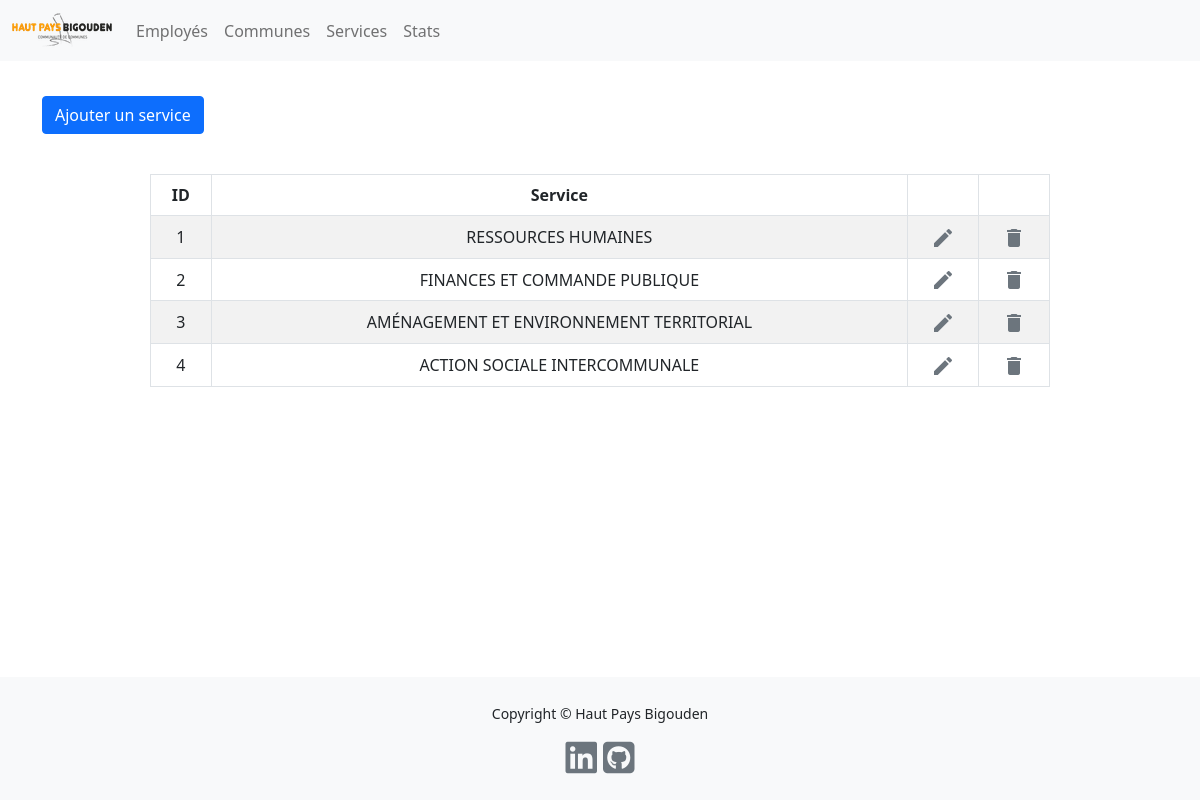
The app's page /service/, older data.
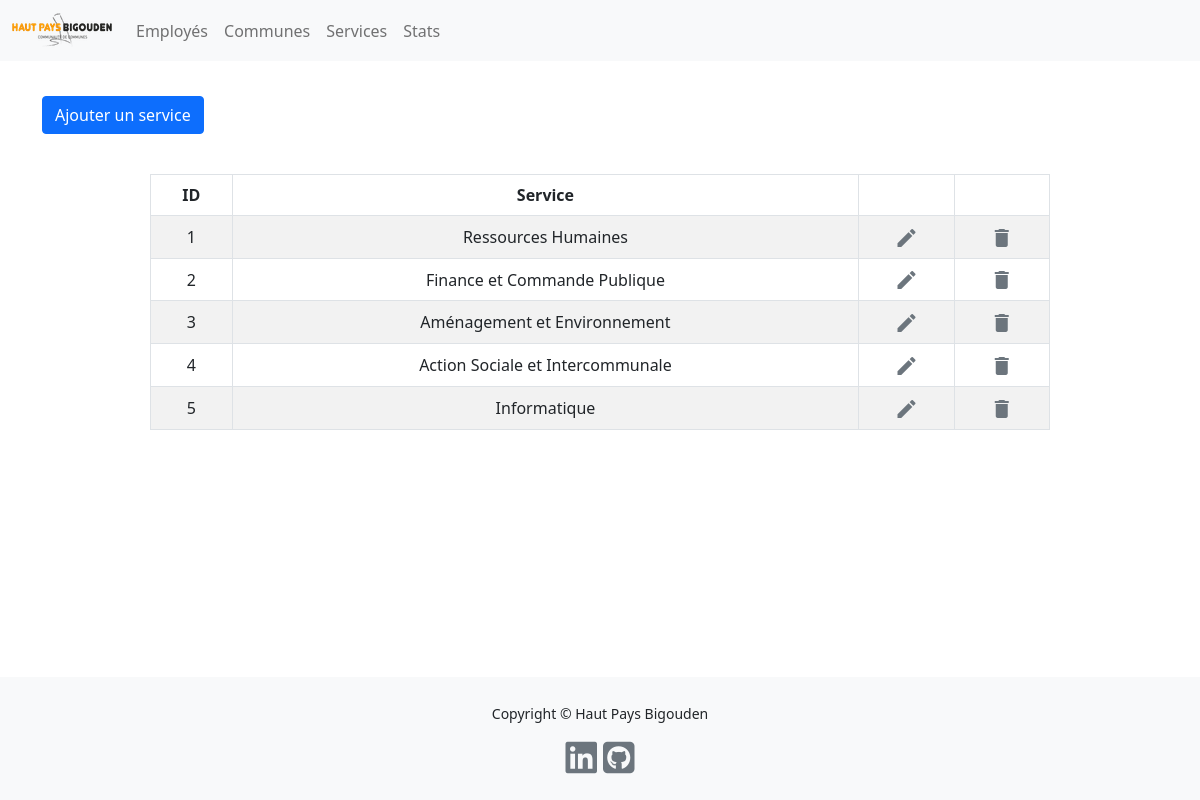
The same page, newer data.
### tables this page shows
CREATE TABLE Service (serviceId INTEGER PRIMARY KEY,nom VARCHAR(50));

### routes/service.py (the view)
@service.route('/')
def index():
    services = lire_services()
    return render_template("service.index.html", services=services)

### db/src/dataBase.py (called while the page is built)
def r_requete(requete,remplacement=()):
    con = sql.connect(db)
    cur = con.cursor()
    cur.execute(requete,remplacement)
    return cur.fetchall()

### db/src/requests.py (called while the page is built)
def lire_all(table:str):
    return r_requete(f"SELECT * FROM {table}")

def lire_services(): return lire_all("Service")

### templates/service.index.html (shortened to what this page needs)
{% extends "template.html" %}
{% block content %}
<a href="{{ url_for('service.add') }}" class="btn btn-primary">Ajouter un service</a>
<table class="table table-striped table-bordered mx-auto" style="max-width: 900px;margin-top: 5vh;">
    <thead>
    <tr>
        <th scope="col" class="text-center">ID</th>
        <th scope="col" class="text-center">Service</th>
        <th scope="col"></th>
        <th scope="col"></th>
    </tr>
    </thead>
    <tbody>
        {%for service in services%}
        <tr>
            <td class="text-center align-middle"> {{ service[0] }} </td>
            <td class="text-center align-middle"> {{ service[1] }} </td>
            <td class="text-center">
                <a href="{{ url_for('service.update', id=service[0]) }}">
                    <span class="material-icons align-middle text-secondary" >
                    </span>
                </a>
            </td>
            <td class="text-center">
                <a href="{{ url_for('service.delete', id=service[0]) }}">
                    <span class="material-icons align-middle text-secondary" >
                    </span>
                </a>
            </td>
        </tr>
        {%endfor%}
    </tbody>
</table>
{% endblock %}

### templates/template.html (shortened to what this page needs)
<!DOCTYPE html>
<html>
    <head>
        <link rel="stylesheet" type="text/css" href="{{ url_for('static',filename='style/main.css') }}">
        <link href="https://cdn.jsdelivr.net/npm/bootstrap@5.0.2/dist/css/bootstrap.min.css" rel="stylesheet">
        <link rel="stylesheet" href="https://cdn.jsdelivr.net/npm/bootstrap-select@1.14.0-beta2/dist/css/bootstrap-select.min.css">
        <link href="https://cdn.jsdelivr.net/gh/Eonasdan/tempus-dominus@master/dist/css/tempus-dominus.css" rel="stylesheet">
    </head>
    <body class="d-flex flex-column min-vh-100">
        <header>
            <nav class="navbar fixed-top navbar-expand-lg navbar-light bg-light">
                <div class="container-fluid">
                    <a class="navbar-brand mb-0 h1" href="/">
                        <img class="img-fluid" src="{{ url_for('static', filename='assets/banniere.png') }}" alt="">
                    </a>
                    <div class="collapse navbar-collapse" id="navbarNavAltMarkup">
                        <div class="navbar-nav">
                            <a class="nav-link" href="{{ url_for('employe.index') }}">Employés</a>
                            <a class="nav-link" href="{{ url_for('commune.index') }}">Communes</a>
                            <a class="nav-link" href="{{ url_for('service.index') }}">Services</a>
                            <a class="nav-link" href="{{ url_for('stats.index') }}">Stats</a>
                        </div>
                    </div>
                    </div>
            </nav>
        </header>
        <main role="main" class="container" style="margin-top: 56px;padding-top: 5vh;padding-bottom: 5vh;">
            {% block content %}{% endblock %}
        </main>
        <footer id="sticky-footer" class="flex-shrink-0 py-4 bg-light text-dark-50 mt-auto">
            <div class="container text-center">
                <small>Copyright &copy; Haut Pays Bigouden</small>
                <div class="d-flex justify-content-center" style="margin-top: 15px;">
                    <a href="https://www.linkedin.com/in/alex-clorennec-103219204/" style="padding: 0; margin-left: 3px;margin-right: 3px;" target="_blank">
                        <i class="fa fa-linkedin-square align-middle text-secondary" style="font-size:36px"></i>
                    </a>
                    <a href="https://github.com/alspin8" style="padding: 0;margin-left: 3px;margin-right: 3px;" target="_blank">
                        <i class="fa fa-github-square align-middle text-secondary" style="font-size:36px;"></i>
                    </a>
                </div>
            </div>
        </footer>
    </body>
</html>

Row changes from the older to the newer data that the page shows:
changed Service id 1: nom "RESSOURCES HUMAINES" → "Ressources Humaines"
changed Service id 2: nom "FINANCES ET COMMANDE PUBLIQUE" → "Finance et Commande Publique"
changed Service id 3: nom "AMÉNAGEMENT ET ENVIRONNEMENT TERRITORIAL" → "Aménagement et Environnement"
changed Service id 4: nom "ACTION SOCIALE INTERCOMMUNALE" → "Action Sociale et Intercommunale"
added Service: serviceId "5", nom "Informatique"
